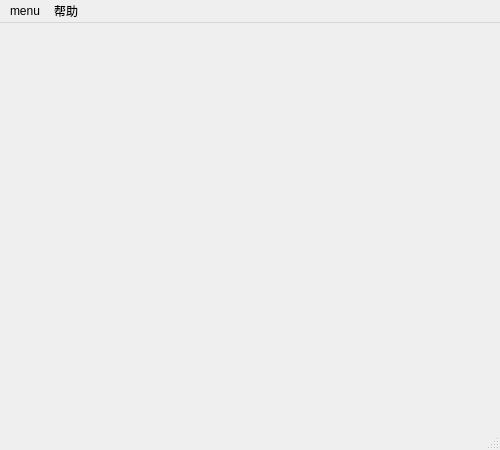
<?xml version="1.0" encoding="UTF-8"?>
<ui version="4.0">
 <class>MainWindow</class>
 <widget class="QMainWindow" name="MainWindow">
  <property name="geometry">
   <rect>
    <x>0</x>
    <y>0</y>
    <width>500</width>
    <height>450</height>
   </rect>
  </property>
  <property name="minimumSize">
   <size>
    <width>500</width>
    <height>450</height>
   </size>
  </property>
  <property name="maximumSize">
   <size>
    <width>450</width>
    <height>500</height>
   </size>
  </property>
  <property name="windowTitle">
   <string>欢迎界面</string>
  </property>
  <property name="windowIcon">
   <iconset>
    <normaloff>C:/Users/fmw19/Desktop/资源/sun.png</normaloff>C:/Users/fmw19/Desktop/资源/sun.png</iconset>
  </property>
  <widget class="QWidget" name="centralwidget">
   <layout class="QHBoxLayout" name="horizontalLayout"/>
  </widget>
  <widget class="QMenuBar" name="menubar">
   <property name="geometry">
    <rect>
     <x>0</x>
     <y>0</y>
     <width>500</width>
     <height>26</height>
    </rect>
   </property>
   <widget class="QMenu" name="menumenu">
    <property name="title">
     <string>menu</string>
    </property>
    <addaction name="actionaddStu"/>
    <addaction name="actionqueryStu"/>
   </widget>
   <widget class="QMenu" name="menu">
    <property name="title">
     <string>帮助</string>
    </property>
    <addaction name="actionabout"/>
    <addaction name="actionhelp"/>
   </widget>
   <addaction name="menumenu"/>
   <addaction name="menu"/>
  </widget>
  <widget class="QStatusBar" name="statusbar"/>
  <action name="actionaddStu">
   <property name="text">
    <string>addStu</string>
   </property>
  </action>
  <action name="actionabout">
   <property name="text">
    <string>about</string>
   </property>
  </action>
  <action name="actionhelp">
   <property name="text">
    <string>help</string>
   </property>
  </action>
  <action name="actionqueryStu">
   <property name="text">
    <string>queryStu</string>
   </property>
  </action>
 </widget>
 <resources/>
 <connections/>
</ui>
